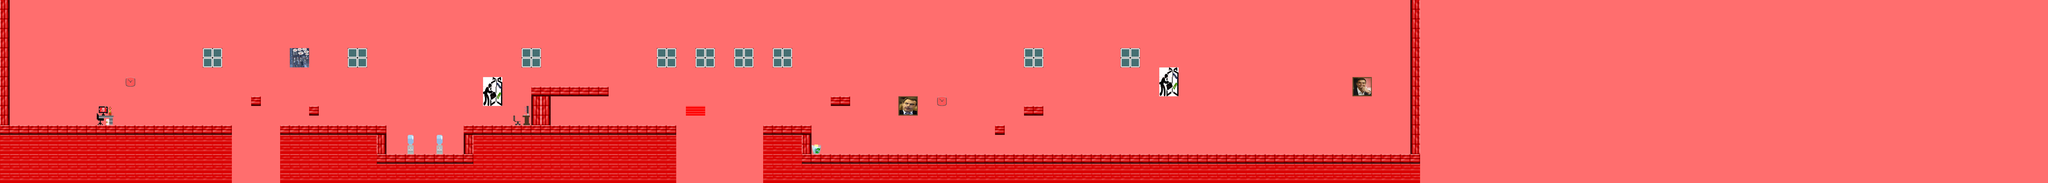

A 2D game scene composited from a Tiled map and its tileset images. What follows is a short description and the map's XML, with each tile layer's data collapsed to a summary:
An orthogonal 212x19 tile map with 32x32 px tiles, 1 tile layer (Capa de Patrones 1).

<map version="1.0" orientation="orthogonal" renderorder="right-down" width="212" height="19" tilewidth="32" tileheight="32" nextobjectid="1">
 <tileset firstgid="1" name="nivelPSOEv1" tilewidth="32" tileheight="32" tilecount="64" columns="8">
  <image source="nivelPSOEv1.png" width="256" height="256" />
 </tileset>
 <layer name="Capa de Patrones 1" width="212" height="19">
  <data>[4028 cells, 4028 non-empty, 36 distinct tile ids]</data>
 </layer>
</map>
